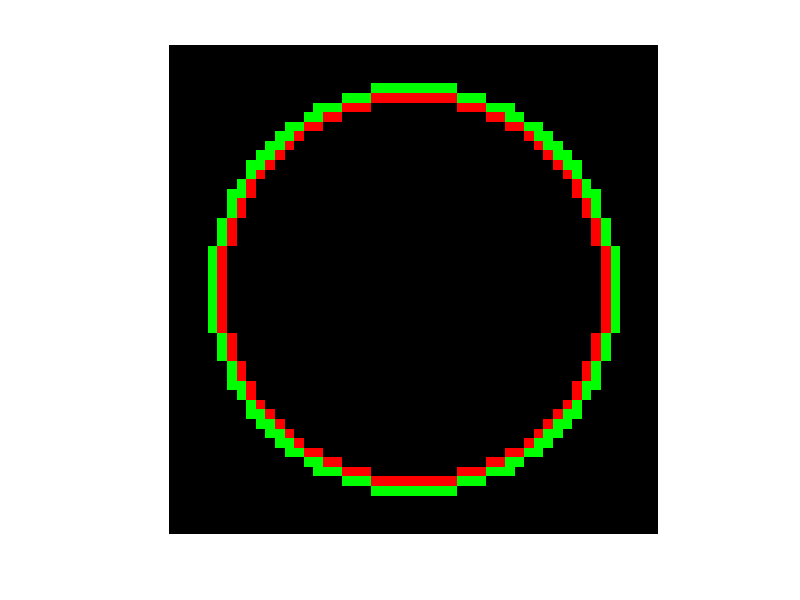

Write MATLAB code to recreate this figure.

s = 51;
h = figure;

[x, y] = meshgrid(1:s);
dis = (x - (s+1)/2).^2 + (y - (s+1)/2).^2;

im = zeros(s,s,3);

for r = 1:1:20
    if ~ishandle(h), break; end
    im(:,:,1) = abs(dis - r^2) <= r;
    r2 = r + 1;
    im(:,:,2) = abs(dis - (r2)^2) <= (r2);
    
    try
        imshow(im, [], 'initialmagnification', 1000);
    end
    pause(1);
end
